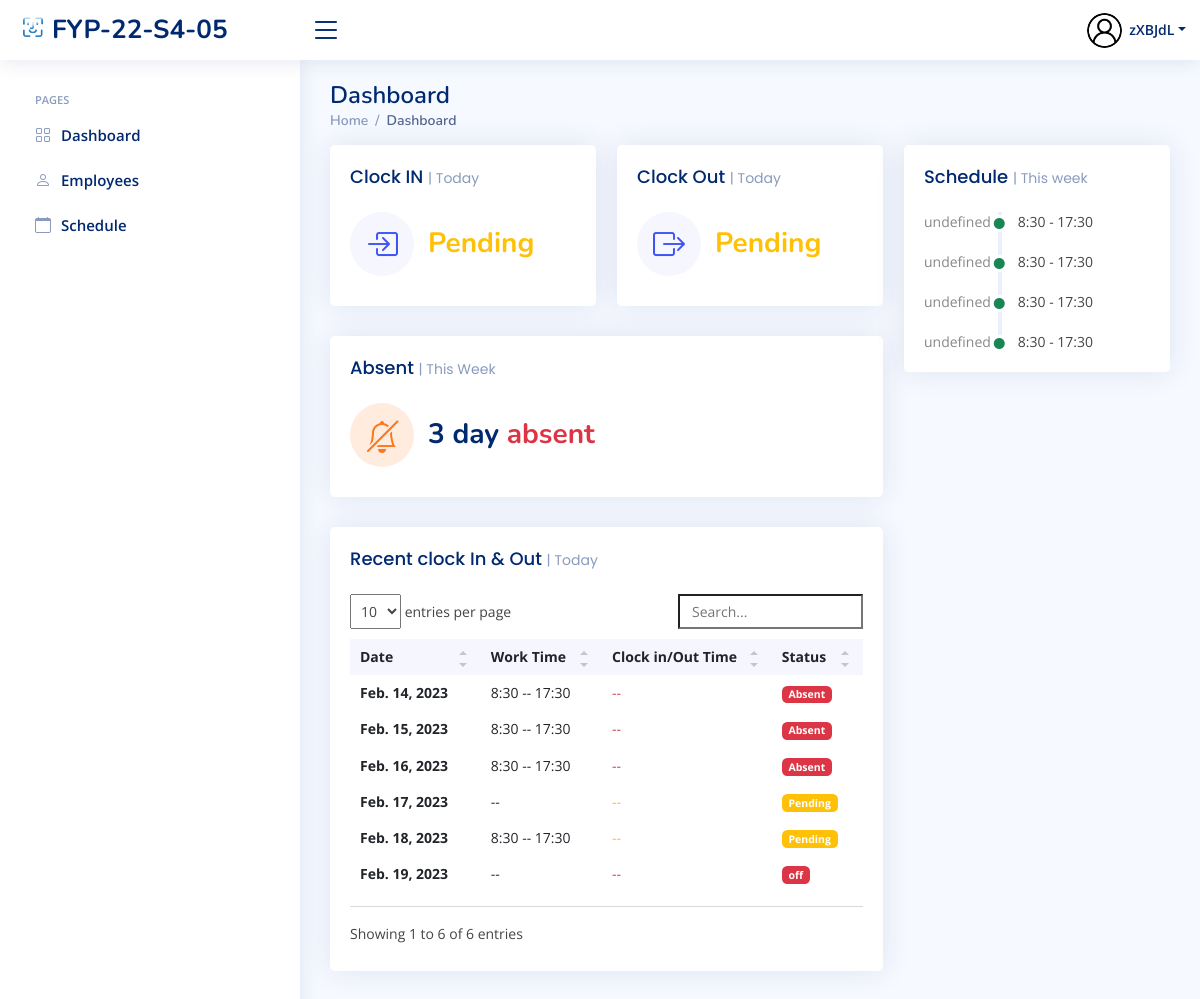
/sys_admin/home/ (signed in), run on the app's committed database.
### index/models.py (models this page shows, shortened)
class Employee(models.Model):
	Employee_ID = models.IntegerField(primary_key=True)
	Full_Name = models.CharField(max_length=100)
	Job_Title = models.CharField(max_length=100)
	Phone_Number = models.CharField(max_length=100)
	salt = models.CharField(max_length=50, null=True)
	Email_Address = models.EmailField()
	Role = models.ForeignKey(Role, on_delete=models.CASCADE)
	Profile_Image = models.ImageField(null=True,blank=True, upload_to='profile_pics/')
	Password = models.CharField(max_length=256)
	Start_Date = models.DateField(auto_now_add=True)

class WorkSchedule(models.Model):
	WorkSchedule_id = models.BigAutoField(primary_key=True)
	Employee = models.ForeignKey(Employee,on_delete=models.CASCADE)
	InTime = models.TimeField(max_length=256, null=True, blank=True)
	OutTime = models.TimeField(max_length=256, null=True, blank=True)
	Mark = models.CharField(max_length=256,null=True)
	StartDate = models.DateField()
	StartTime = models.TimeField(null=True)
	EndTime = models.TimeField(null=True)
	class Meta:
		db_table = 'WorkSchedule'

### index/views/sys_admin.py (the view)
# urls.py: path('sys_admin/home/', sys_admin.sys_admin_home, name='sys_admin_home'),
def sys_admin_home(request):
	dt = datetime.strptime(currentDate, '%Y-%m-%d')
	start = dt - timedelta(days=dt.weekday())
	end = start + timedelta(days=6)
	startDate = start.strftime('%Y-%m-%d')
	endDate = end.strftime('%Y-%m-%d')
	Title ='Admin Home Page'
	if 'Employee_ID' in request.session:
		fourdates = date.today() - timedelta(days=4)
		currentEmployee = Employee.objects.get(Employee_ID=request.session['Employee_ID'])
		CheckIn = ''
		CheckOut = ''
		Marklist = ['off', 'mc']
		CheckValues = WorkSchedule.objects.filter(Employee_id=request.session['Employee_ID']).filter(
			StartDate=currentDate)
		if CheckValues.exists():
			AttenCheck = WorkSchedule.objects.get(Employee_id=request.session['Employee_ID'], StartDate=currentDate)
			if AttenCheck.Mark.lower() != 'off' or AttenCheck.Mark.lower() != 'mc':
				if AttenCheck.InTime is None and AttenCheck.OutTime is not None:
					CheckIn = "Pending"
					CheckOut = AttenCheck.OutTime
				elif AttenCheck.OutTime is None and AttenCheck.InTime is not None:
					CheckIn = AttenCheck.InTime
					CheckOut = "Pending"
				elif AttenCheck.InTime is None and AttenCheck.OutTime is None:
					CheckOut = "Pending"
					CheckIn = "Pending"
				else:
					CheckIn = AttenCheck.InTime
					CheckOut = AttenCheck.OutTime
			else:
				CheckIn = 'OFF'
				CheckOut = 'OFF'
		scheduleWeek = WorkSchedule.objects.filter(Employee_id=request.session['Employee_ID'], StartDate__lte=endDate,
												   StartDate__gte=startDate,StartTime__isnull=False,EndTime__isnull=False).order_by('StartDate')
		CountAsent = WorkSchedule.objects.filter(Employee_id=request.session['Employee_ID'],
												 StartDate__lte=currentDate, StartDate__gte=startDate).filter(Mark='Absent').count()
		RecentData = WorkSchedule.objects.filter(Employee_id=request.session['Employee_ID'],
												 StartDate__lte=currentDate).order_by("StartDate")
		context = {
			'Role': currentEmployee.Role.Role_ID,
			'Employee_ID': currentEmployee.Employee_ID,
			'Full_Name': currentEmployee.Full_Name,
			'Job_Title': currentEmployee.Job_Title,
			'PFP': currentEmployee.Profile_Image.url,
			'Redata': RecentData,
			'ScheduleWeek': scheduleWeek,
			'count':CountAsent,
			'CheckIn': CheckIn,
			'CheckOut': CheckOut,
			'title':Title,
		}
		return render(request, 'sys_admin/sys_admin_home.html', context)
	else:
		messages.error(request, 'Please login first')
		return redirect('login')

### templates/sys_admin/sys_admin_home.html (shortened to what this page needs)
{% extends "index/base.html" %}
{% load static %}
{% block content %}
{% include 'sys_admin/sys_admin_base.html'%}
  <main id="main" class="main">
    <div class="pagetitle">
      <h1>Dashboard</h1>
      <nav>
        <ol class="breadcrumb">
          <li class="breadcrumb-item"><a href="{% url 'sys_admin_home' %}">Home</a></li>
          <li class="breadcrumb-item active">Dashboard</li>
        </ol>
      </nav>
    </div>
    <section class="section dashboard">
      <div class="row">
        <div class="col-lg-8">
          <div class="row">
            <div class="col-xxl-4 col-md-6">
              <div class="card info-card sales-card">
                <div class="card-body">
                  <h5 class="card-title">Clock IN <span>| Today</span></h5>
                  <div class="d-flex align-items-center">
                    <div class="card-icon rounded-circle d-flex align-items-center justify-content-center">
                      <i class="bi bi-box-arrow-in-right"></i>
                    </div>
                    <div class="ps-3">
                      {% if CheckIn in 'Present'  %}
                     <h6 class="text-success">{{ CheckIn }}</h6>
                        {% elif CheckIn in 'Pending' %}
                         <h6 class="text-warning">{{ CheckIn }}</h6>
                         {% else %}
                         <h6 class="text-danger">{{ CheckIn }}</h6>
                        {% endif %}
                    </div>
                  </div>
                </div>
              </div>
            </div>
            <div class="col-xxl-4 col-md-6">
              <div class="card info-card sales-card">
                <div class="card-body">
                  <h5 class="card-title">Clock Out <span>| Today</span></h5>
                  <div class="d-flex align-items-center">
                    <div class="card-icon rounded-circle d-flex align-items-center justify-content-center">
                      <i class="bi bi-box-arrow-right"></i>
                    </div>
                    <div class="ps-3">
                      {% if Ad.Mark in 'Present' %}
                      <h6 class="text-success">{{ CheckOut }}</h6>
                     {% elif CheckOut in 'Pending' %}
                     <h6 class="text-warning">{{ CheckOut }}</h6>
                     {% else %}
                     <h6 class="text-danger">{{ CheckOut }}</h6>
                    {% endif %}
                    </div>
                  </div>
                </div>
              </div>
            </div>
            <div class="col-xxl-4 col-xl-12">
              <div class="card info-card customers-card">
                <div class="card-body">
                  <h5 class="card-title">Absent <span>| This Week</span></h5>
                  <div class="d-flex align-items-center">
                    <div class="card-icon rounded-circle d-flex align-items-center justify-content-center">
                      <i class="bi bi-bell-slash"></i>
                    </div>
                    <div class="ps-3">
                      <h6>{{ count}} day <span class="text-danger">absent</span></h6>
                    </div>
                  </div>
                </div>
              </div>
            </div>
            <div class="col-12">
              <div class="card recent-sales overflow-auto">
                <div class="card-body">
                  <h5 class="card-title">Recent clock In & Out <span>| Today</h5>
                  <table class="table table-borderless datatable">
                    <thead>
                      <tr>
                        <th scope="col">Date</th>
                        <th scope="col">Work Time</th>
                        <th scope="col">Clock in/Out Time</th>
                        <th scope="col">Status</th>
                      </tr>
                    </thead>
                    <tbody>
                      {% for Ad in Redata %}
                      <tr>
                        <th scope="row">{{ Ad.StartDate }}</th>
                        <td>{{ Ad.StartTime |date:"G:i"}}  --   {{ Ad.EndTime |date:"G:i"}}</td>
                        {% if Ad.Mark in 'Present' %}
                        <td><span class ="text-success">{{ Ad.InTime |date:"G:i" }}   --   {{ Ad.OutTime |date:"G:i" }}</span></td>
                        <td><span class="badge bg-success">{{ Ad.Mark }}</span></td>
                        {% elif Ad.Mark in 'Late' %}
                        <td><span class ="text-danger">{{ Ad.InTime |date:"G:i"}} </span>  --   {{ Ad.OutTime |date:"G:i"}}</td>
                        <td><span class="badge bg-success">{{ Ad.Mark }}</span></td>
                        {% elif Ad.Mark in 'Leave early' %}
                        <td>{{ Ad.InTime|date:"G:i" }}   --   <span class ="text-danger">{{ Ad.OutTime |date:"G:i"}} </span></td>
                        <td><span class="badge bg-danger">{{ Ad.Mark }}</span></td>
                        {% elif Ad.Mark in 'Pending' %}
                        <td><span class="text-warning">{{ Ad.InTime|date:"G:i" }}   --   {{ Ad.OutTime |date:"G:i"}}</span></td>
                        <td><span class="badge bg-warning">{{ Ad.Mark }}</span></td>
                            {% elif Ad.Mark in 'Off' %}
                        <td><span class="text-warning">{{ Ad.InTime|date:"G:i" }}   --   {{ Ad.OutTime |date:"G:i"}}</span></td>
                        <td><span class="badge bg-warning">{{ Ad.Mark }}</span></td>
                            {% elif Ad.Mark in 'MC' %}
                        <td><span class="text-warning">{{ Ad.InTime|date:"G:i" }}   --   {{ Ad.OutTime |date:"G:i"}}</span></td>
                        <td><span class="badge bg-warning">{{ Ad.Mark }}</span></td>
                        {% else %}
                        <td><span class ="text-danger">{{ Ad.InTime |date:"G:i"}}   --   {{ Ad.OutTime |date:"G:i"}}</span></td>
                        <td><span class="badge bg-danger">{{ Ad.Mark }}</span></td>
                        {% endif %}
                      </tr>
                      {% endfor %}
                    </tbody>
                  </table>
                </div>
              </div>
            </div>
          </div>
        </div>
        <div class="col-lg-4">
          <div class="card">
            <div class="card-body">
              <h5 class="card-title">Schedule <span>| This week</span></h5>
              <div class="activity" id="activity">
               {% for Ad in ScheduleWeek %}
                <div class="activity-item d-flex">
                  <div class="activite-label week{{ forloop.counter }}" ></div>
                        <i class='bi bi-circle-fill activity-badge text-success align-self-start'></i>
                        <div class="activity-content">
                        {{ Ad.StartTime |date:"G:i"}} - {{ Ad.EndTime |date:"G:i"}} &#12288;
                            </div>
                </div>
                 {% endfor %}
              </div>
            </div>
          </div>
        </div>
      </div>
    </section>
  </main>
{% endblock content %}

### templates/sys_admin/sys_admin_base.html (shortened to what this page needs)
{% load static %}
  <header id="header" class="header fixed-top d-flex align-items-center">
    <div class="d-flex align-items-center justify-content-between">
      <a href="{% url 'sys_admin_home' %}" class="logo d-flex align-items-center">
        <img src="{% static 'assets/img/logo.png' %}" alt="">
        <span class="d-none d-lg-block">FYP-22-S4-05</span>
      </a>
      <i class="bi bi-list toggle-sidebar-btn"></i>
    </div>
    <nav class="header-nav ms-auto">
      <ul class="d-flex align-items-center">
        <li class="nav-item dropdown pe-3">
          <a class="nav-link nav-profile d-flex align-items-center pe-0" href="#" data-bs-toggle="dropdown">
            <img src="{{ PFP }}" alt="Profile" class="rounded-circle"  height="35" width="35">
            <span class="d-none d-md-block dropdown-toggle ps-2">{{ Full_Name }}</span>
          </a>
        </li>
      </ul>
    </nav>
  </header>
  <aside id="sidebar" class="sidebar">
    <ul class="sidebar-nav" id="sidebar-nav">
      <li class="nav-heading">Pages</li>
      <li class="nav-item">
        <a class="nav-link collapsed" href="{% url 'sys_admin_home' %}">
          <i class="bi bi-grid"></i>
          <span>Dashboard</span>
        </a>
      </li>
      <li class="nav-item">
        <a class="nav-link collapsed" href="{% url 'sys_admin_view_employees' %}">
          <i class="bi bi-person"></i>
          <span>Employees</span>
        </a>
      </li>
      <li class="nav-item">
        <a class="nav-link collapsed" href="{% url 'sys_admin_schedule' %}">
          <i class="bi bi-calendar"></i>
          <span>Schedule</span>
        </a>
      </li>
  </aside>

### static/assets/css/style.css (style rules this page uses)
:root { scroll-behavior: smooth; }
body { font-family: "Open Sans", sans-serif; background: #f6f9ff; color: #444444; }
a { color: #4154f1; text-decoration: none; }
h1, h2, h3, h4, h5, h6 { font-family: "Nunito", sans-serif; }
#main { margin-top: 60px; padding: 20px 30px; transition: all 0.3s; }
.pagetitle { margin-bottom: 10px; }
.pagetitle h1 { font-size: 24px; margin-bottom: 0; font-weight: 600; color: #012970; }
.card { margin-bottom: 30px; border: none; border-radius: 5px; box-shadow: 0px 0 30px rgba(1, 41, 112, 0.1); }
.card-title { padding: 20px 0 15px 0; font-size: 18px; font-weight: 500; color: #012970; font-family: "Poppins", sans-serif; }
.card-title span { color: #899bbd; font-size: 14px; font-weight: 400; }
.card-body { padding: 0 20px 20px 20px; }
.breadcrumb { font-size: 14px; font-family: "Nunito", sans-serif; color: #899bbd; font-weight: 600; }
.breadcrumb a { color: #899bbd; transition: 0.3s; }
.breadcrumb .breadcrumb-item::before { color: #899bbd; }
.breadcrumb .active { color: #51678f; font-weight: 600; }
.logo { line-height: 1; }
@media (min-width: 1200px) { .logo { width: 280px; } }
.logo img { max-height: 26px; margin-right: 6px; }
.logo span { font-size: 26px; font-weight: 700; color: #012970; font-family: "Nunito", sans-serif; }
.header { transition: all 0.5s; z-index: 997; height: 60px; box-shadow: 0px 2px 20px rgba(1, 41, 112, 0.1); background-color: #fff; padding-left: 20px; }
.header .toggle-sidebar-btn { font-size: 32px; padding-left: 10px; cursor: pointer; color: #012970; }
.header-nav ul { list-style: none; }
.header-nav>ul { margin: 0; padding: 0; }
.header-nav .nav-profile { color: #012970; }
.header-nav .nav-profile img { max-height: 36px; }
.header-nav .nav-profile span { font-size: 14px; font-weight: 600; }
.sidebar { position: fixed; top: 60px; left: 0; bottom: 0; width: 300px; z-index: 996; transition: all 0.3s; padding: 20px; overflow-y: auto; scrollbar-width: thin; scrollbar-color: #aab7cf transparent; box-shadow: 0px 0px 20px rgba(1, 41, 112, 0.1); background-color: #fff; }
@media (min-width: 1200px) { #main, #footer { margin-left: 300px; } }
.sidebar-nav { padding: 0; margin: 0; list-style: none; }
.sidebar-nav li { padding: 0; margin: 0; list-style: none; }
.sidebar-nav .nav-item { margin-bottom: 5px; }
.sidebar-nav .nav-heading { font-size: 11px; text-transform: uppercase; color: #899bbd; font-weight: 600; margin: 10px 0 5px 15px; }
.sidebar-nav .nav-link { display: flex; align-items: center; font-size: 15px; font-weight: 600; color: #4154f1; transition: 0.3; background: #f6f9ff; padding: 10px 15px; border-radius: 4px; }
.sidebar-nav .nav-link i { font-size: 16px; margin-right: 10px; color: #4154f1; }
.sidebar-nav .nav-link.collapsed { color: #012970; background: #fff; }
.sidebar-nav .nav-link.collapsed i { color: #899bbd; }
.dashboard .info-card { padding-bottom: 10px; }
.dashboard .info-card h6 { font-size: 28px; color: #012970; font-weight: 700; margin: 0; padding: 0; }
.dashboard .card-icon { font-size: 32px; line-height: 0; width: 64px; height: 64px; flex-shrink: 0; flex-grow: 0; }
.dashboard .sales-card .card-icon { color: #4154f1; background: #f6f6fe; }
.dashboard .customers-card .card-icon { color: #ff771d; background: #ffecdf; }
.dashboard .activity { font-size: 14px; }
.dashboard .activity .activity-item .activite-label { color: #888; position: relative; flex-shrink: 0; flex-grow: 0; min-width: 64px; }
.dashboard .activity .activity-item .activite-label::before { content: ""; position: absolute; right: -11px; width: 4px; top: 0; bottom: 0; background-color: #eceefe; }
.dashboard .activity .activity-item .activity-badge { margin-top: 3px; z-index: 1; font-size: 11px; line-height: 0; border-radius: 50%; flex-shrink: 0; border: 3px solid #fff; flex-grow: 0; }
.dashboard .activity .activity-item .activity-content { padding-left: 10px; padding-bottom: 20px; }
.dashboard .activity .activity-item:last-child .activity-content { padding-bottom: 0; }
.dashboard .recent-sales { font-size: 14px; }
.dashboard .recent-sales .table thead { background: #f6f6fe; }
.dashboard .recent-sales .table thead th { border: 0; }

### data on the page
Employee: Full_Name "zXBJdL"
WorkSchedule: StartDate "Feb. 14, 2023", StartTime "8:30", EndTime "17:30", Mark "Absent"
WorkSchedule: StartDate "Feb. 15, 2023", StartTime "8:30", EndTime "17:30", Mark "Absent"
WorkSchedule: StartDate "Feb. 16, 2023", StartTime "8:30", EndTime "17:30", Mark "Absent"
WorkSchedule: StartDate "Feb. 17, 2023", Mark "Pending"
WorkSchedule: StartDate "Feb. 18, 2023", StartTime "8:30", EndTime "17:30", Mark "Pending"
WorkSchedule: StartDate "Feb. 19, 2023", Mark "off"

### other printed values
{{ CheckIn }} "Pending"
{{ CheckOut }} "Pending"
{{ count }} "3"
